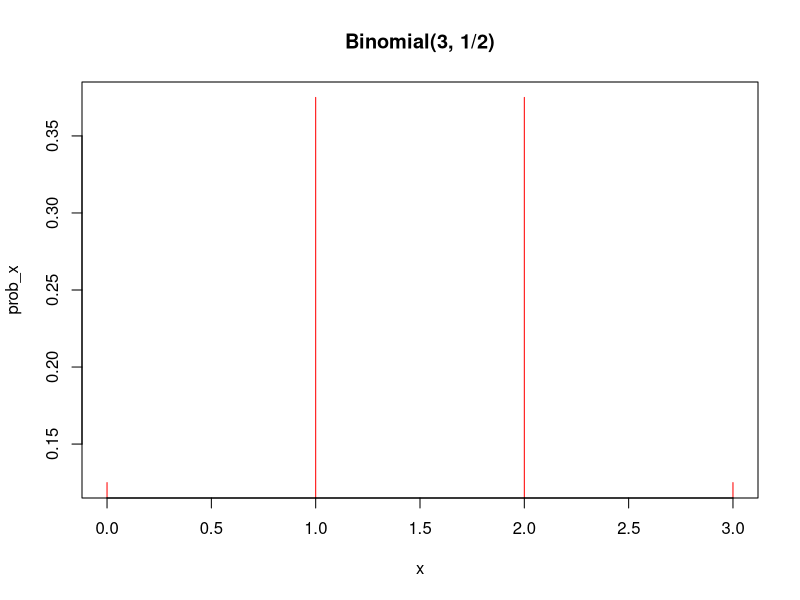
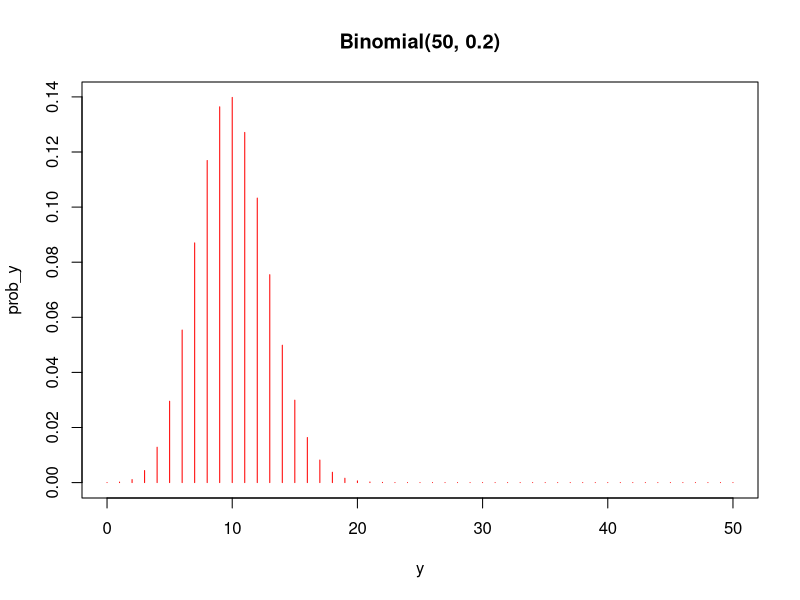
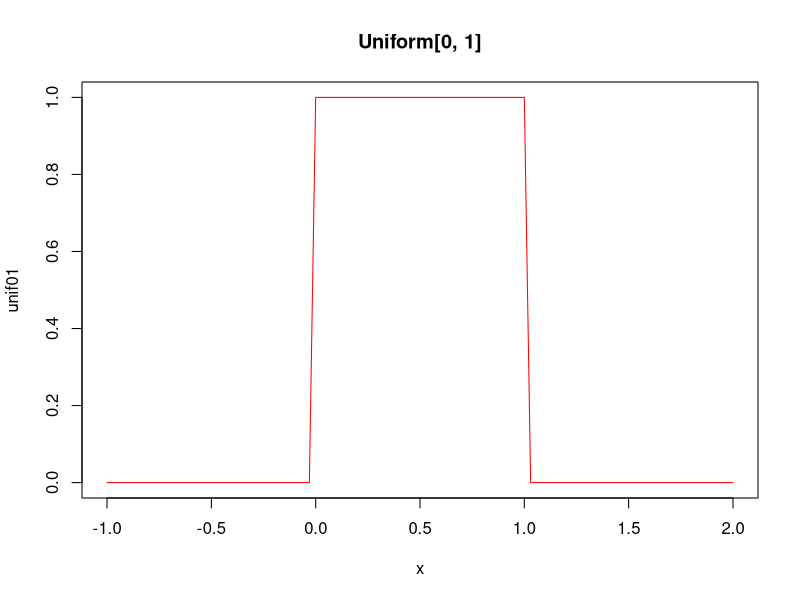
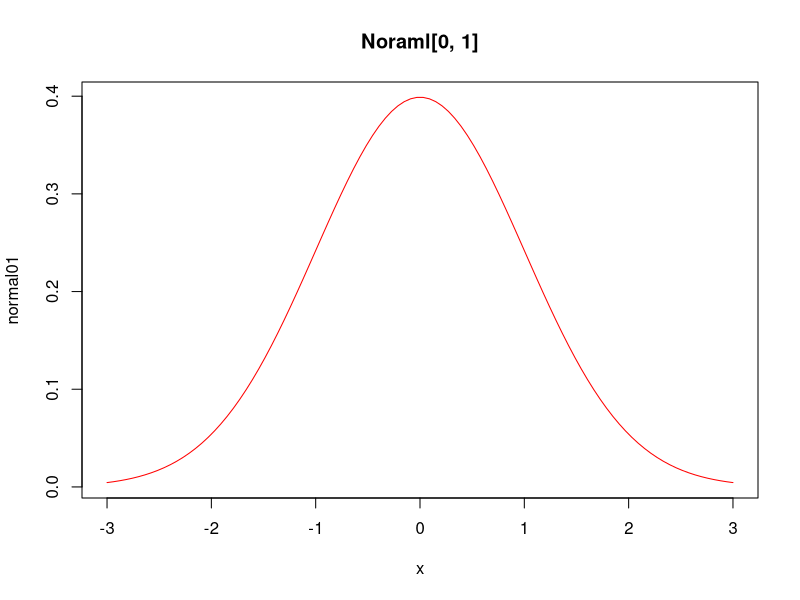
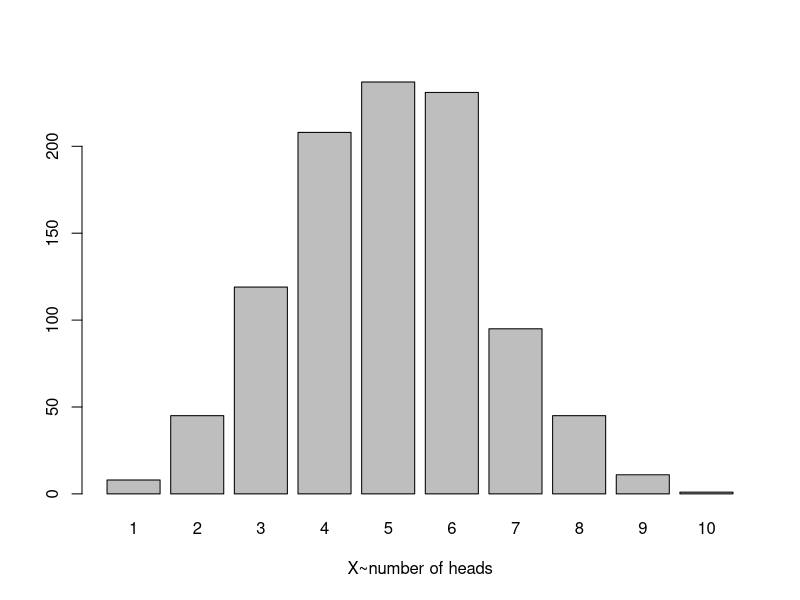

Generate these figures, in order, with R:
# Discrete binomial distribution

# Flip a coin three times
# Let X = total number of Heads
# X ~ Binomial (3, 1/2)
# x = 0, 1, 2, 3

dbinom(0, size=3, prob=1/2)
x <- seq(0, 3, by=1)
prob_x <- dbinom(x, size=3, prob=1/2)
cbind(x, prob_x)

plot(x, prob_x, type="h", col="red", main="Binomial(3, 1/2)")
sum(x*prob_x)

y <- seq(0, 50, by=1)
prob_y <- dbinom(y, size=50, prob=0.2)
cbind(y, prob_y)
plot(y, prob_y, type="h", col="red", main="Binomial(50, 0.2)")

# Continuous binomial distribution
# Uniform and Normal distribution
# Uniform distribution

x <- seq(-1, 2, length=100)
unif01 <- dunif(x, min=0, max=1)
plot(x, unif01, type='l', col='red', main='Uniform[0, 1]')

# Normal distribution

x <- seq(-3, 3, length=100)
normal01 <- dnorm(x, mean=0, sd=1)
plot(x, normal01, type='l', col='red', main='Noraml[0, 1]')

# Sampling distribution

rbinom(1, 10, prob=0.5)
binom_sample <- rbinom(1000, 10, 0.5)
freq <- table(binom_sample)
freq

barplot(freq, xlab='X~number of heads')
